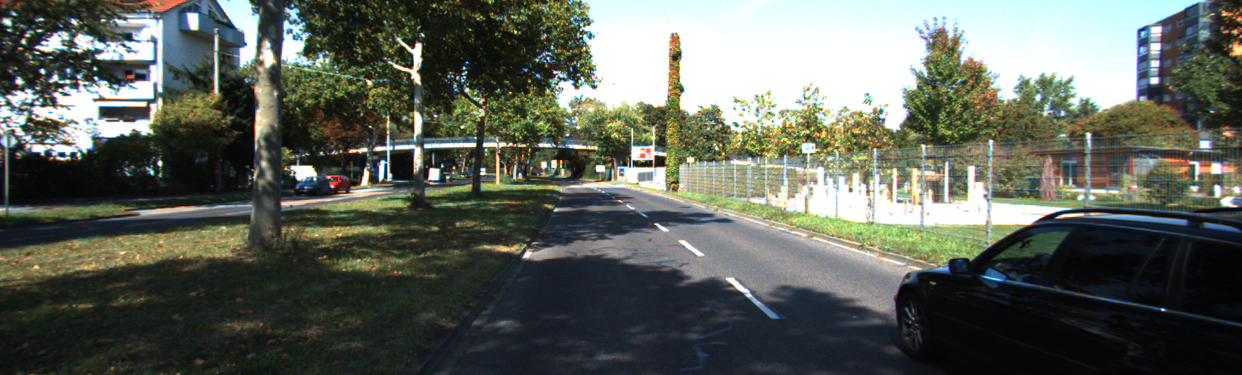
#> input picture left.png, 1242 x 375 px
$ jupyter execute --allow-errors sgbm.ipynb
#> lines starting #> are read from the running program, lines starting #| are printed output that depends on the picture
[cell 1]
import os
import sys
import random
import math
import numpy as np
import skimage.io
import matplotlib
import matplotlib.pyplot as plt
import cv2 as cv

ROOT_DIR = os.path.abspath("../")
imgL_file = os.path.join(ROOT_DIR, "left.png")
imgR_file = os.path.join(ROOT_DIR, "right.png")
imgL = cv.imread(imgL_file,0)
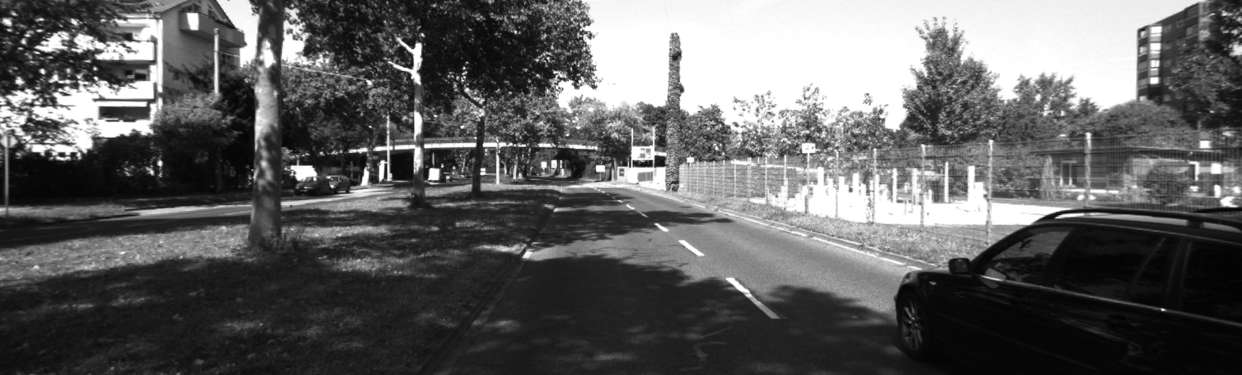
#> imgL: shape (375, 1242); min 2, max 255, mean 96.2
imgR = cv.imread(imgR_file,0)
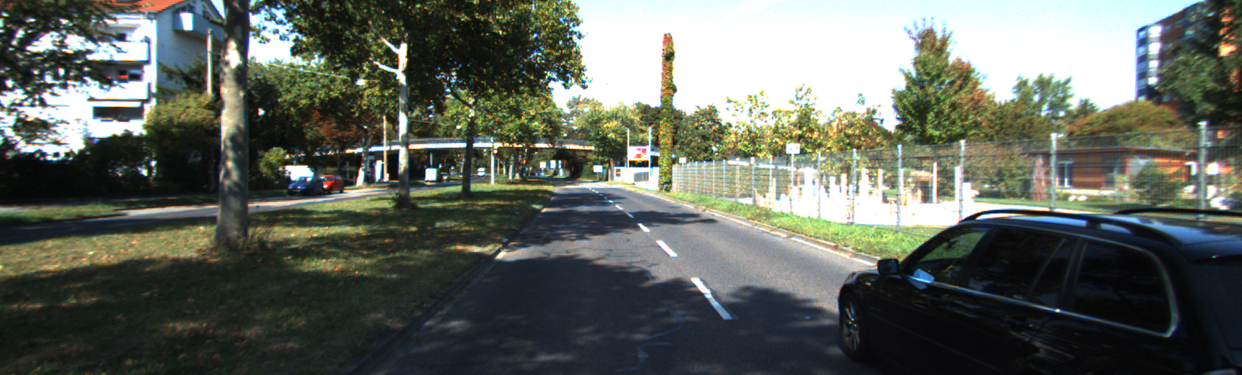
#> input picture right.png, 1242 x 375 px
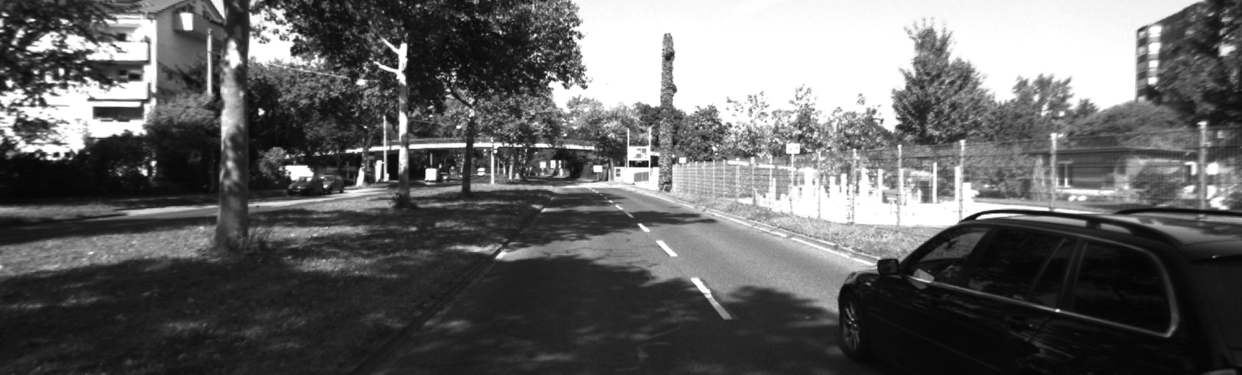
#> imgR: shape (375, 1242); min 4, max 255, mean 99.6
img=cv.imread(r"D:\Data_KITTI\demo-kitti\depth\000000.png",0)

stereo = cv.StereoBM_create(numDisparities=32, blockSize=5)
disparity = stereo.compute(imgL,imgR)
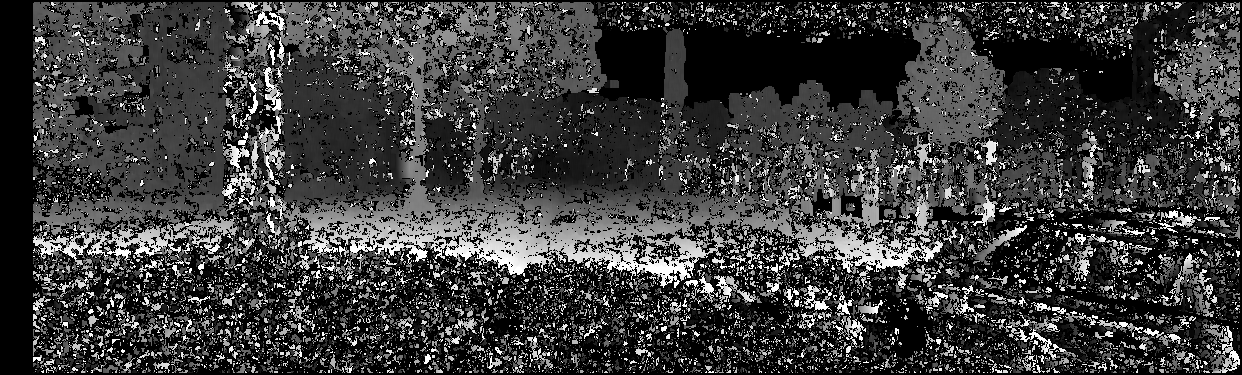
#> disparity: shape (375, 1242) int16; min -16, max 496, mean 105.4; drawn with min black and max white
plt.imshow(disparity,'gray')

plt.show()
#> (the rest of this cell did not finish here and is left out)

[cell 2]
# disparity range tuning
window_size = 7
min_disp = 0
num_disp = 320 - min_disp


imgL = cv.imread(imgL_file,cv.IMREAD_COLOR)
#> imgL is the input picture: shape (375, 1242, 3); mean B, G, R 90.3, 99.2, 93.9
imgR = cv.imread(imgR_file,cv.IMREAD_COLOR)
#> imgR is the input picture: shape (375, 1242, 3); mean B, G, R 94.1, 102.6, 97.4

stereo = cv.StereoSGBM_create(
    minDisparity=5,
    numDisparities=128,  # max_disp has to be dividable by 16 f. E. HH 192, 256
    blockSize=3,
    P1=8 * 3 * window_size ** 2,
    # wsize default 3; 5; 7 for SGBM reduced size image; 15 for SGBM full size image (1300px and above); 5 Works nicely
    P2=32 * 3 * window_size ** 2,
    disp12MaxDiff=1,
    uniquenessRatio=1,
    speckleWindowSize=100,
    speckleRange=96,
    preFilterCap=5,
    mode=cv.STEREO_SGBM_MODE_SGBM_3WAY
)
disparity2 = stereo.compute(imgL, imgR).astype(np.float32) / 16.0
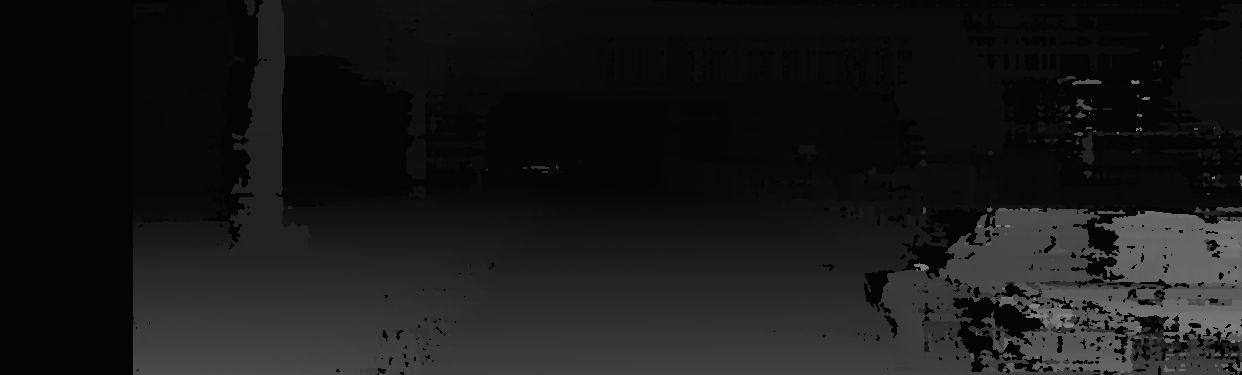
#> disparity2: shape (375, 1242) float32; min 4, max 132, mean 24.1
disparity2=abs(disparity2)
plt.imshow(disparity2, 'gray')
plt.show()
after=cv.medianBlur(disparity2,3)
plt.imshow(after, 'gray')
r=cv.GaussianBlur(disparity2,(5,5),0,0)
#plt.imshow(after, 'gray')
plt.imshow(r, 'gray')
plt.imshow(after, 'gray')

[cell 3]
disparity3 = cv.normalize(disparity2, disparity2, alpha=0, beta=255, norm_type=cv.NORM_MINMAX, dtype=cv.CV_32F)
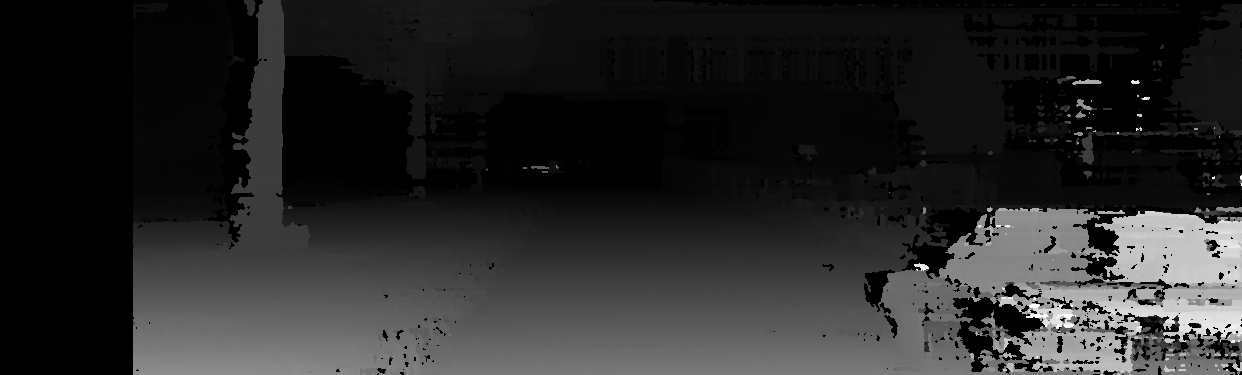
#> disparity3: shape (375, 1242) float32; min 0, max 255, mean 40.1
plt.imshow(disparity3,'gray')
plt.show()
